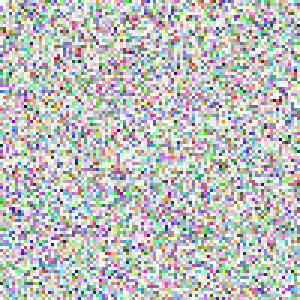
#> input picture encypted_images/1 изображение.png, 100 x 100 px (shown 3 times larger)
$ python -i force.py   (imports and definitions only)
#> lines starting #> are read from the running program, lines starting #| are printed output that depends on the picture
from PIL import Image
from math import sqrt, pow
from random import randint
from Rabota import *

def get_img_avg_brightness(image):
    result = .0
    count = image.width * image.height
    for y in range(image.height):
        for x in range(image.width):
            result += image.getpixel((x, y))
    return result/count


def calc_horizontal_covariation(image):
    result = .0
    average_brightness = get_img_avg_brightness(image)
    count = image.height * (image.width - 1)
    for y in range(image.height):
        for x in range(image.width - 1):
            current_pixel = image.getpixel((x, y))
            neighbor_pixel = image.getpixel((x + 1, y))
            result += (current_pixel - average_brightness) * (neighbor_pixel - average_brightness)
    return result/count


def calc_vertical_covariation(image):
    result = .0
    average_brightness = get_img_avg_brightness(image)
    count = image.height * (image.width - 1)
    for y in range(image.height - 1):
        for x in range(image.width):
            current_pixel = image.getpixel((x, y))
            neighbor_pixel = image.getpixel((x, y + 1))
            result += (current_pixel - average_brightness) * (neighbor_pixel - average_brightness)
    return result/count


def calc_diagonal_covariation(image):
    result = .0
    average_brightness = get_img_avg_brightness(image)
    count = image.height * (image.width - 1)
    for y in range(image.height - 1):
        for x in range(image.width - 1):
            if image.mode == "L":
                current_pixel = image.getpixel((x, y))
                neighbor_pixel = image.getpixel((x + 1, y + 1))
            else:
                current_pixel = sum(image.getpixel((x, y))[:2])/3
                neighbor_pixel = sum(image.getpixel((x + 1, y + 1))[:2])/3
            result += (current_pixel - average_brightness) * (neighbor_pixel - average_brightness)
    return result/count


def standard_deviation(image):
    average_brightness = get_img_avg_brightness(image)
    corr_sum = .0
    for y in range(image.height):
        for x in range(image.width):
            corr_sum += pow(image.getpixel((x, y)) - average_brightness, 2)
    return sqrt(corr_sum)


def calc_coefs_of_correlations(image):
    image = image.convert("L")
    average_brightness = get_img_avg_brightness(image)
    result = {
        "horizontal": calc_horizontal_covariation(image)/standard_deviation(image),
        "vertical": calc_vertical_covariation(image)/standard_deviation(image),
        "diagonal": calc_diagonal_covariation(image)/standard_deviation(image),
    }
    return result

def get_img_with_changed_random_pixel(image):
    temp_image = image.copy()
    x = randint(0, image.width - 1)
    y = randint(0, image.height - 1)
    if temp_image.mode == "P":
        temp_image.putpixel((x,y), image.getpixel((x,y)) ^ 8)
    else:
        temp_image.putpixel((x,y), (image.getpixel((x,y))[0] ^ 8,) + image.getpixel((x,y))[1:])
    byte_img = base64.b64encode(temp_image.tobytes())
    byte_img = bytesToBin(byte_img)  # Сообщение в битах
    return byte_img

def get_npcr(image1, image2):
    result = .0
    changed_pixels_count = 0
    for x in range(image1.width):
        for y in range(image1.height):
            if image1.mode == "P":
                if image1.getpixel((x,y)) != image2.getpixel((x,y)):
                    changed_pixels_count += 1
            else:
                if sum(image1.getpixel((x,y))[:2])/3 != sum(image2.getpixel((x,y))[:2])/3:
                    changed_pixels_count += 1
    result = changed_pixels_count / (image1.height * image1.width)
    return result * 100

def get_uaci(image1, image2):
    result = .0
    image1 = image1.convert("P")
    image2 = image2.convert("P")
    bright_sum = .0
    for x in range(image1.width):
        for y in range(image1.height):
            bright_sum += abs(image1.getpixel((x,y)) - image2.getpixel((x,y)))/256
    result = bright_sum / (image1.height * image1.width)
    return result * 100

>>> from PIL import Image
>>> picture = Image.open('encypted_images/1 изображение.png')
#> picture is the input picture: PIL image 100x100 RGBA; mean R, G, B, A 125.9, 127.7, 127.4, 127.9
>>> result = calc_coefs_of_correlations(picture)
#> in calc_coefs_of_correlations, `image = image.convert("L")`:
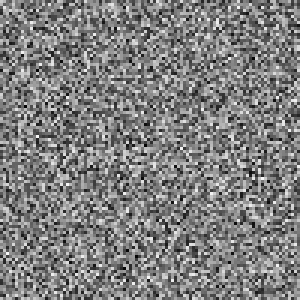
#> image: PIL image 100x100 L (shown 3 times larger); min 3, max 248, mean 127.1
#> after the loop in get_img_avg_brightness, `for y in range(image.height):`: result = 1271457
#> in calc_coefs_of_correlations, `average_brightness = get_img_avg_brightness(image)`: average_brightness = 127.1
#> after the loop in calc_horizontal_covariation, `for y in range(image.height):`: result = -185692.1
#> in standard_deviation, `average_brightness = get_img_avg_brightness(image)`: average_brightness = 127.1
#> after the loop in standard_deviation, `for y in range(image.height):`: corr_sum = 24022808.7
#> in calc_vertical_covariation, `result = .0`: result = 0
#> in calc_vertical_covariation, `average_brightness = get_img_avg_brightness(image)`: average_brightness = 127.1
#> after the loop in calc_vertical_covariation, `for y in range(image.height - 1):`: result = -245718
#> in calc_diagonal_covariation, `result = .0`: result = 0
#> in calc_diagonal_covariation, `average_brightness = get_img_avg_brightness(image)`: average_brightness = 127.1
#> after the loop in calc_diagonal_covariation, `for y in range(image.height - 1):`: result = 51407.7
#> in calc_coefs_of_correlations, `result = { "horizontal": calc_horizontal_covariation(image)/standard_d..`: result = {'horizontal': -0.00383, 'vertical': -0.00506, 'diagonal': 0.00106}

$ run again, on encypted_images/enc.png
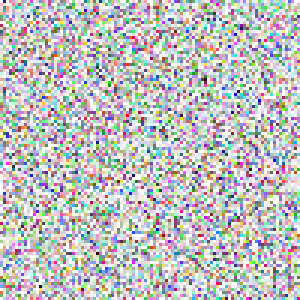
#> input picture encypted_images/enc.png, 100 x 100 px (shown 3 times larger)
#> picture is the input picture: PIL image 100x100 RGBA; mean R, G, B, A 127.1, 128, 128.6, 128.1
#> in calc_coefs_of_correlations, `image = image.convert("L")`:
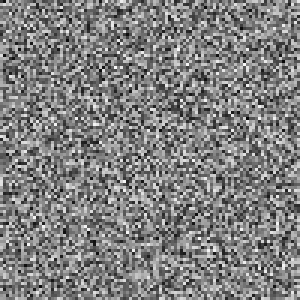
#> image: PIL image 100x100 L (shown 3 times larger); min 6, max 250, mean 127.8
#> after the loop in get_img_avg_brightness, `for y in range(image.height):`: result = 1277958
#> in calc_coefs_of_correlations, `average_brightness = get_img_avg_brightness(image)`: average_brightness = 127.8
#> after the loop in calc_horizontal_covariation, `for y in range(image.height):`: result = -429982.8
#> in standard_deviation, `average_brightness = get_img_avg_brightness(image)`: average_brightness = 127.8
#> after the loop in standard_deviation, `for y in range(image.height):`: corr_sum = 24687381
#> in calc_vertical_covariation, `result = .0`: result = 0
#> in calc_vertical_covariation, `average_brightness = get_img_avg_brightness(image)`: average_brightness = 127.8
#> after the loop in calc_vertical_covariation, `for y in range(image.height - 1):`: result = -520876.6
#> in calc_diagonal_covariation, `result = .0`: result = 0
#> in calc_diagonal_covariation, `average_brightness = get_img_avg_brightness(image)`: average_brightness = 127.8
#> after the loop in calc_diagonal_covariation, `for y in range(image.height - 1):`: result = -380040.8
#> in calc_coefs_of_correlations, `result = { "horizontal": calc_horizontal_covariation(image)/standard_d..`: result = {'horizontal': -0.00874, 'vertical': -0.0106, 'diagonal': -0.00773}

$ run again, on encypted_images/enc1.png
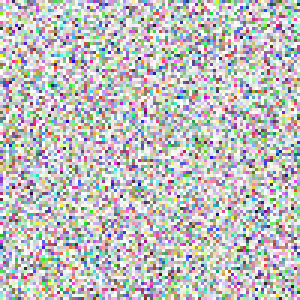
#> input picture encypted_images/enc1.png, 100 x 100 px (shown 3 times larger)
#> picture is the input picture: PIL image 100x100 RGBA; mean R, G, B, A 127.5, 127.7, 127.7, 128
#> in calc_coefs_of_correlations, `image = image.convert("L")`:
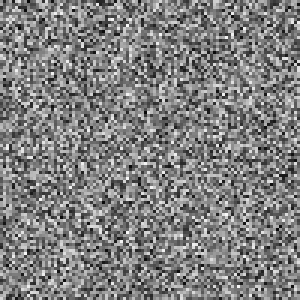
#> image: PIL image 100x100 L (shown 3 times larger); min 4, max 250, mean 127.7
#> after the loop in get_img_avg_brightness, `for y in range(image.height):`: result = 1276608
#> in calc_coefs_of_correlations, `average_brightness = get_img_avg_brightness(image)`: average_brightness = 127.7
#> after the loop in calc_horizontal_covariation, `for y in range(image.height):`: result = 30935.9
#> in standard_deviation, `average_brightness = get_img_avg_brightness(image)`: average_brightness = 127.7
#> after the loop in standard_deviation, `for y in range(image.height):`: corr_sum = 24778267.4
#> in calc_vertical_covariation, `result = .0`: result = 0
#> in calc_vertical_covariation, `average_brightness = get_img_avg_brightness(image)`: average_brightness = 127.7
#> after the loop in calc_vertical_covariation, `for y in range(image.height - 1):`: result = 52920.8
#> in calc_diagonal_covariation, `result = .0`: result = 0
#> in calc_diagonal_covariation, `average_brightness = get_img_avg_brightness(image)`: average_brightness = 127.7
#> after the loop in calc_diagonal_covariation, `for y in range(image.height - 1):`: result = 189607.9
#> in calc_coefs_of_correlations, `result = { "horizontal": calc_horizontal_covariation(image)/standard_d..`: result = {'horizontal': 0.000628, 'vertical': 0.00107, 'diagonal': 0.00385}

$ run again, on encypted_images/по приколу.png
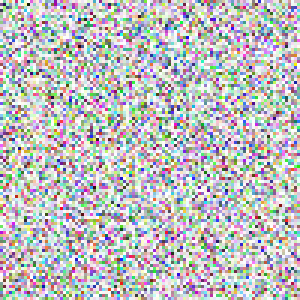
#> input picture encypted_images/по приколу.png, 100 x 100 px (shown 3 times larger)
#> picture is the input picture: PIL image 100x100 RGBA; mean R, G, B, A 126.9, 126.8, 128.2, 128.1
#> in calc_coefs_of_correlations, `image = image.convert("L")`:
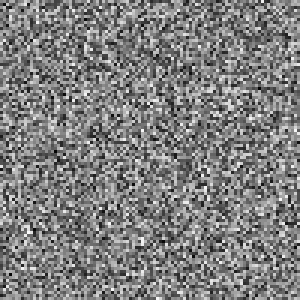
#> image: PIL image 100x100 L (shown 3 times larger); min 3, max 252, mean 127
#> after the loop in get_img_avg_brightness, `for y in range(image.height):`: result = 1269678
#> in calc_coefs_of_correlations, `average_brightness = get_img_avg_brightness(image)`: average_brightness = 127
#> after the loop in calc_horizontal_covariation, `for y in range(image.height):`: result = -103392.1
#> in standard_deviation, `average_brightness = get_img_avg_brightness(image)`: average_brightness = 127
#> after the loop in standard_deviation, `for y in range(image.height):`: corr_sum = 24548687.6
#> in calc_vertical_covariation, `result = .0`: result = 0
#> in calc_vertical_covariation, `average_brightness = get_img_avg_brightness(image)`: average_brightness = 127
#> after the loop in calc_vertical_covariation, `for y in range(image.height - 1):`: result = 138064.6
#> in calc_diagonal_covariation, `result = .0`: result = 0
#> in calc_diagonal_covariation, `average_brightness = get_img_avg_brightness(image)`: average_brightness = 127
#> after the loop in calc_diagonal_covariation, `for y in range(image.height - 1):`: result = 15238.5
#> in calc_coefs_of_correlations, `result = { "horizontal": calc_horizontal_covariation(image)/standard_d..`: result = {'horizontal': -0.00211, 'vertical': 0.00281, 'diagonal': 0.000311}
